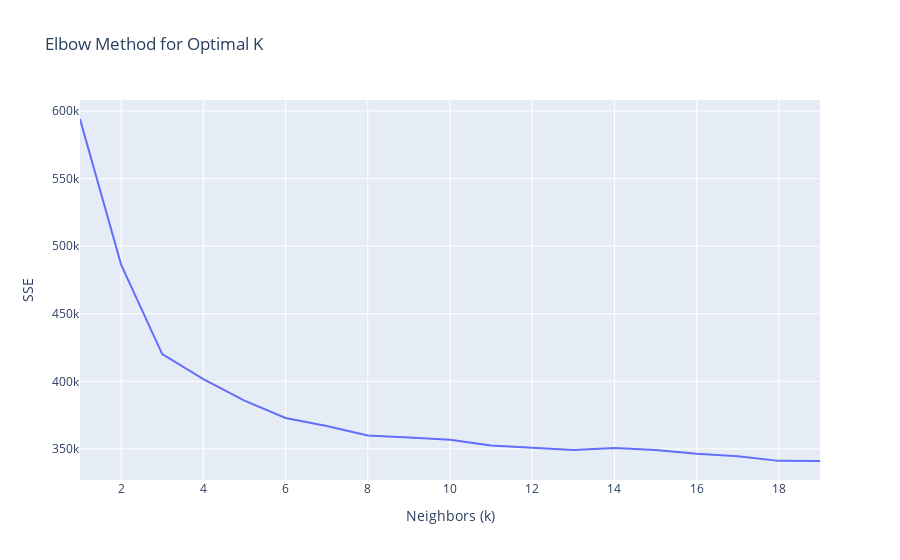

The code cell stored with this chart in its notebook:
### Code cell
#4. For the complete cases, create a $k$-NN model that uses the variables `Price` and `Beds` to predict `Review Scores Rating`.
# How do you choose $k$? 
# (Hint: Train/test split, iterate over reasonable values of $k$ and find a value that minimizes SSE on the test split using predictions from the training set.)

import numpy as np
from sklearn.neighbors import KNeighborsRegressor
from sklearn.model_selection import train_test_split
from sklearn.preprocessing import StandardScaler
import plotly.express as px

scaler = StandardScaler()
X_train_scaled = scaler.fit_transform(X_train)
X_test_scaled = scaler.transform(X_test)

X = training[['Price', 'Beds']]
y = training[['Review Scores Rating']]

X_train, X_test, y_train, y_test = train_test_split(
    X, y,
    test_size=0.2,
)

SSEs = []
Ks = list(range(1, 20))

for k in Ks:
    model = KNeighborsRegressor(n_neighbors = k)
    model = model.fit(X_train,y_train)
    y_hat = model.predict(X_test)
    sse = ((y_test - y_hat)**2).values.sum()
    SSEs.append(sse)

px.line(
    x=Ks, 
    y=SSEs, 
    labels={'x': 'Neighbors (k)', 'y': 'SSE'},
    title='Elbow Method for Optimal K'
)
#SSM keeps decreasing but slow down after 8-10. So I choose 9 as my k value.

### Figure 1 — Plotly figure (JSON) as saved in the notebook; plotly's stock layout.template omitted (floating-point values rounded to 4 significant figures)
{"data": [{"hovertemplate": "Neighbors (k)=%{x}<br>SSE=%{y}<extra></extra>", "legendgroup": "", "line": {"color": "#636efa", "dash": "solid"}, "marker": {"symbol": "circle"}, "mode": "lines", "name": "", "orientation": "v", "showlegend": false, "type": "scatter", "x": [1, 2, 3, 4, 5, 6, 7, 8, 9, 10, 11, 12, 13, 14, 15, 16, 17, 18, 19], "xaxis": "x", "y": [594100.0, 486400.0, 420200.0, 401600.0, 385700.0, 372800.0, 366900.0, 359900.0, 358500.0, 356800.0, 352400.0, 350900.0, 349200.0, 350600.0, 349200.0, 346500.0, 344600.0, 341100.0, 341000.0], "yaxis": "y"}], "layout": {"legend": {"tracegroupgap": 0}, "title": {"text": "Elbow Method for Optimal K"}, "xaxis": {"anchor": "y", "domain": [0, 1], "title": {"text": "Neighbors (k)"}}, "yaxis": {"anchor": "x", "domain": [0, 1], "title": {"text": "SSE"}}}}
